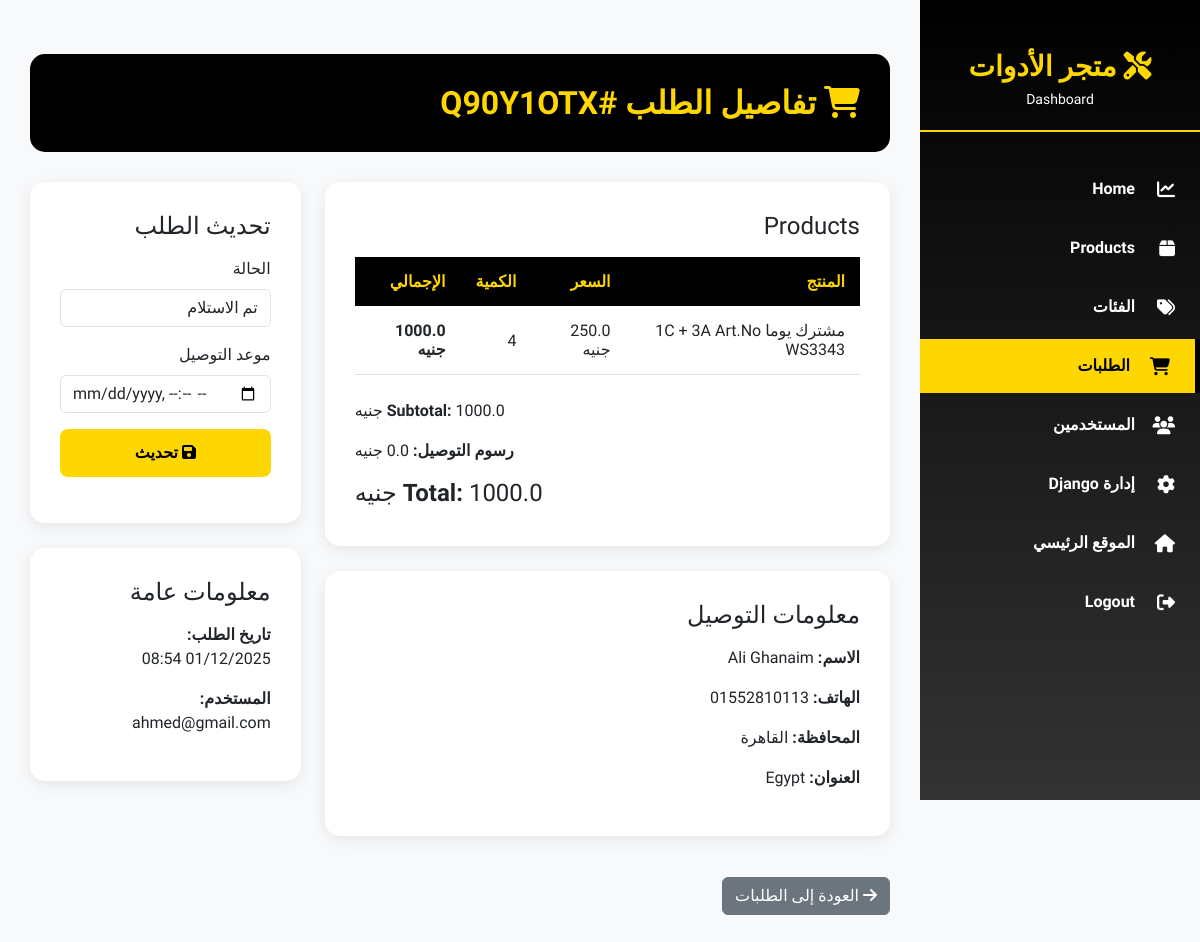
Page /admin-panel/orders/Q90Y1OTX/ (signed in) on the committed database.
### orders/models.py (models this page shows, shortened)
class Order(models.Model):
    user = models.ForeignKey(CustomUser, related_name='order_owner', on_delete=models.SET_NULL, blank=True, null=True)
    status = models.CharField(choices=ORDER_STATUS, max_length=20, default='Received')
    code = models.CharField(default=generate_code, max_length=20)
    order_time = models.DateTimeField(default=timezone.now)
    delivery_time = models.DateTimeField(blank=True, null=True)  # Fixed spelling
    coupon = models.ForeignKey('Coupon', related_name='order_coupon', on_delete=models.SET_NULL, blank=True, null=True)
    address = models.ForeignKey(OrderAddress, related_name='orders', on_delete=models.SET_NULL, null=True, blank=True)
    subtotal = models.FloatField('المجموع الفرعي', default=0)
    delivery_fee = models.FloatField('رسوم التوصيل', default=0)
    discount = models.FloatField('الخصم', default=0)
    total = models.FloatField('الإجمالي', blank=True, null=True)
    total_with_coupon = models.FloatField(blank=True, null=True)
    class Meta:
        ordering = ['-order_time']

class OrderDetail(models.Model):
    order = models.ForeignKey(Order,related_name = 'order_detail',on_delete = models.CASCADE)
    product = models.ForeignKey(Product,related_name = 'orderdetail_product',on_delete = models.SET_NULL,blank=True, null=True)
    quantity = models.IntegerField()
    price = models.FloatField()
    total = models.FloatField(blank=True, null=True)

class OrderAddress(models.Model):
    customer_name = models.CharField('اسم العميل', max_length=200)
    customer_phone = models.CharField('رقم الهات ف', max_length=15)
    customer_email = models.EmailField('البريد الإلكتروني', blank=True)
    governorate = models.CharField('المحافظة', max_length=100)
    city = models.CharField('المدينة', max_length=100, blank=True)
    address_line = models.TextField('العنوان بالتفصيل', max_length=500)
    notes = models.TextField('ملاحظات', blank=True, max_length=500)

### products/models.py (models this page shows, shortened)
class Product(models.Model):
    id = models.UUIDField(primary_key=True, default=uuid.uuid4, editable=False)
    name = models.CharField('name', max_length=120)
    category = models.ForeignKey(Category, verbose_name='الفئة', related_name='products', on_delete=models.SET_NULL, null=True, blank=True)
    price = models.FloatField('price')
    image = models.ImageField('image', upload_to='product')
    subtitle = models.TextField('subtitle', max_length=500)
    description = models.TextField('description', max_length=50000)
    created_at = models.DateTimeField(default=timezone.now)
    quantity = models.IntegerField('quantity')
    tags = TaggableManager()
    brand = models.CharField('العلامة التجارية', max_length=100, blank=True)  # Optional brand field
    is_featured = models.BooleanField('مميز', default=False)  # Featured products
    is_active = models.BooleanField('نشط', default=True)  # Active/inactive products
    slug = models.SlugField(blank=True, null=True, unique=True)
    class Meta :
        ordering = ['id']
        verbose_name = 'Product'
        verbose_name_plural = 'Products'

### accounts/models.py (models this page shows, shortened)
class CustomUser(AbstractUser):
    username = None  # نحذف الحقل الافتراضي
    email = models.EmailField(unique=True)  # نستخدم الإيميل بدلًا منه
    image = models.ImageField(upload_to='user_images/', blank=True, null=True)
    phone_number = models.CharField(max_length=15, blank=True)
    address = models.TextField(blank=True, max_length=500)
    bio = models.TextField(blank=True)
    birth_date = models.DateField(blank=True, null=True)
    USERNAME_FIELD = 'email'      # تحديد الإيميل كحقل تسجيل دخول
    REQUIRED_FIELDS = []          # لا نطلب حقول إضافية أثناء إنشاء المستخدم من CLI
    objects = CustomUserManager()  # تعيين مدير المستخدم المخصص

### admin_panel/views.py (the view)
# urls.py: path('orders/<str:order_code>/', views.admin_order_detail, name='order-detail'),
@admin_required
def admin_order_detail(request, order_code):
    order = get_object_or_404(Order, code=order_code)
    order_details = OrderDetail.objects.filter(order=order)
    if request.method == 'POST':
        form = OrderStatusForm(request.POST, instance=order)
        if form.is_valid():
            form.save()
            messages.success(request, f'✅ تم تحديث حالة الطلب #{order.code} بنجاح.')
            return redirect('admin_panel:order-detail', order_code=order_code)
    else:
        form = OrderStatusForm(instance=order)
    context = {
        'order': order,
        'order_details': order_details,
        'form': form,
    }
    return render(request, 'admin_panel/order_detail.html', context)

### admin_panel/forms.py
class OrderStatusForm(forms.ModelForm):
    class Meta:
        model = Order
        fields = ['status', 'delivery_time']
        widgets = {
            'status': forms.Select(attrs={'class': 'form-control'}),
            'delivery_time': forms.DateTimeInput(attrs={
                'class': 'form-control',
                'type': 'datetime-local'
            }),
        }

### accounts/custom_context_processor.py (called while the page is built)
def custom_user_context(request):
    if request.user.is_authenticated:
        user = request.user
        return {
            'user': user,
        }
    return {}

### orders/cart_context_processor.py (called while the page is built)
def get_cart_data(request):
    if request.user.is_authenticated:
        cart, created = Cart.objects.get_or_create(user=request.user, status='Inprogress')
        cart_detail = CartDetail.objects.filter(cart=cart)
        return {'cart_data': cart, 'cart_detail_data': cart_detail}
    else:
        return {'cart_data': None, 'cart_detail_data': []}

### admin_panel/templates/admin_panel/order_detail.html (shortened to what this page needs)
{% extends 'admin_panel/base.html' %}
{% load i18n %}
{% block content %}
<div class="page-header">
 <h1>
  <i class="fas fa-shopping-cart">
  </i>
  تفاصيل الطلب #{{ order.code }}
 </h1>
</div>
<div class="row">
 <div class="col-md-8">
  <div class="content-card">
   <h4 class="mb-3">
    {% trans "المنتجات" %}
   </h4>
   <table class="admin-table">
    <thead>
     <tr>
      <th>
       {% trans "المنتج" %}
      </th>
      <th>
       {% trans "السعر" %}
      </th>
      <th>
       {% trans "الكمية" %}
      </th>
      <th>
       {% trans "الإجمالي" %}
      </th>
     </tr>
    </thead>
    <tbody>
     {% for item in order_details %}
     <tr>
      <td>
       {{ item.product.name }}
      </td>
      <td>
       {{ item.price }} جنيه
      </td>
      <td>
       {{ item.quantity }}
      </td>
      <td>
       <strong>
        {{ item.total }} جنيه
       </strong>
      </td>
     </tr>
     {% endfor %}
    </tbody>
   </table>
   <div class="mt-4 text-end">
    <p>
     <strong>
      {% trans "المجموع الفرعي:" %}
     </strong>
     {{ order.subtotal }} جنيه
    </p>
    <p>
     <strong>
      {% trans "رسوم التوصيل:" %}
     </strong>
     {{ order.delivery_fee }} جنيه
    </p>
    <h4>
     <strong>
      {% trans "الإجمالي:" %}
     </strong>
     {{ order.total }} جنيه
    </h4>
   </div>
  </div>
  {% if order.address %}
  <div class="content-card mt-3">
   <h4 class="mb-3">
    {% trans "معلومات التوصيل" %}
   </h4>
   <p>
    <strong>
     {% trans "الاسم:" %}
    </strong>
    {{ order.address.customer_name }}
   </p>
   <p>
    <strong>
     {% trans "الهاتف:" %}
    </strong>
    {{ order.address.customer_phone }}
   </p>
   <p>
    <strong>
     {% trans "المحافظة:" %}
    </strong>
    {{ order.address.governorate }}
   </p>
   <p>
    <strong>
     {% trans "العنوان:" %}
    </strong>
    {{ order.address.address_line }}
   </p>
  </div>
  {% endif %}
 </div>
 <div class="col-md-4">
  <div class="content-card">
   <h4 class="mb-3">
    {% trans "تحديث الطلب" %}
   </h4>
   <form method="POST">
    <div class="mb-3">
     <label class="form-label">
      {% trans "الحالة" %}
     </label>
     {{ form.status }}
    </div>
    <div class="mb-3">
     <label class="form-label">
      {% trans "موعد التوصيل" %}
     </label>
     {{ form.delivery_time }}
    </div>
    <button class="btn-admin-primary w-100" type="submit">
     <i class="fas fa-save">
     </i>
     {% trans "تحديث" %}
    </button>
   </form>
  </div>
  <div class="content-card mt-3">
   <h4 class="mb-3">
    {% trans "معلومات عامة" %}
   </h4>
   <p>
    <strong>
     {% trans "تاريخ الطلب:" %}
    </strong>
    <br/>
    {{ order.order_time|date:"d/m/Y H:i" }}
   </p>
   {% if order.user %}
   <p>
    <strong>
     {% trans "المستخدم:" %}
    </strong>
    <br/>
    {{ order.user.email }}
   </p>
   {% endif %}
  </div>
 </div>
</div>
<div class="mt-3">
 <a class="btn btn-secondary" href="{% url 'admin_panel:orders-list' %}">
  <i class="fas fa-arrow-right">
  </i>
  {% trans "العودة إلى الطلبات" %}
 </a>
</div>
{% endblock %}

### admin_panel/templates/admin_panel/base.html (style rules this page uses)
* { font-family: 'Cairo', sans-serif; }
:root { --primary-yellow: #FFD700; --primary-black: #000000; --dark-gray: #333; --light-gray: #f8f9fa; --sidebar-width: 280px; }
body { background-color: var(--light-gray); }
.page-header { background: var(--primary-black); color: var(--primary-yellow); padding: 30px; border-radius: 15px; margin-bottom: 30px; }
.page-header h1 { margin: 0; font-size: 32px; font-weight: 900; }
.content-card { background: #fff; border-radius: 15px; padding: 30px; box-shadow: 0 4px 15px rgba(0, 0, 0, 0.08); margin-bottom: 25px; }
.btn-admin-primary { background-color: var(--primary-yellow); color: var(--primary-black); border: none; font-weight: 700; padding: 12px 30px; border-radius: 8px; transition: all 0.3s ease; }
.admin-table { width: 100%; border-collapse: collapse; }
.admin-table thead { background: var(--primary-black); color: var(--primary-yellow); }
.admin-table th { padding: 15px; text-align: right; font-weight: 700; }
.admin-table td { padding: 15px; border-bottom: 1px solid #e0e0e0; }

### rows in the picture
Order: code "Q90Y1OTX", address.customer_name "Ali Ghanaim", address.customer_phone "01552810113", address.governorate "القاهرة", address.address_line "Egypt", status "تم الاستلام", order_time "01/12/2025 08:54", user.email "ahmed@gmail.com"
OrderDetail: product.name "مشترك يوما 1C + 3A Art.No WS3343", price "250.0", quantity "4", total "1000.0"
